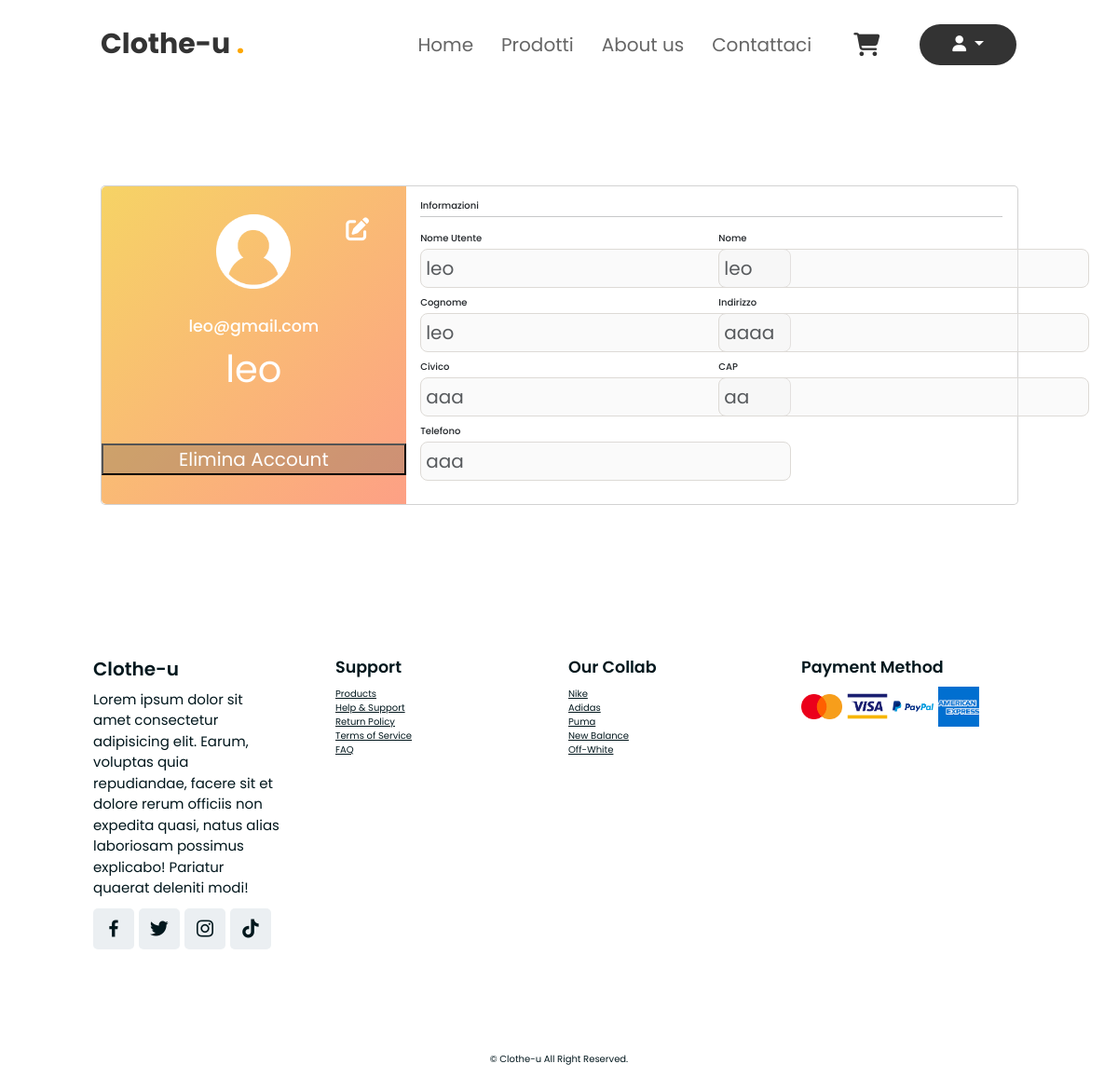
The app's page /?page=profilo.php (signed in) with its own data.
### tables this page shows
CREATE TABLE `profili` (
  `id_utente` int(11) NOT NULL,
  `nome_utente` varchar(20) NOT NULL,
  `email` varchar(50) NOT NULL,
  `nome` varchar(50) NOT NULL,
  `cognome` varchar(50) NOT NULL,
  `indirizzo` varchar(50) NOT NULL,
  `civico` varchar(10) NOT NULL,
  `cap` varchar(5) NOT NULL,
  `password` varchar(255) NOT NULL,
  `telefono` varchar(20) NOT NULL,
  `iscrizione` timestamp NOT NULL DEFAULT current_timestamp(),
  `attivo` tinyint(1) NOT NULL DEFAULT 1
);

### index.php (called while the page is built, shortened)
<?php
    $page = isset ($_GET["page"]) ? $_GET["page"] : 'homepagenew.php';
?>
<?php include ROOT_PATH . 'template-parts/headernuovo.php'?>
    <?php include $page ?>
<?php include ROOT_PATH . 'template-parts/footerNew.php'?>

### classes/DB.php (called while the page is built, shortened)
<?php
class DB{
    public $pdo;
    public function __construct(){
        $this -> pdo= new PDO('mysql:host='.DB_HOST.';dbname='.DB_NAME,DB_USER,DB_PASS);
        $this -> pdo->setAttribute(PDO::ATTR_ERRMODE, PDO::ERRMODE_EXCEPTION);
      }
    public function query($sql){
            $q = $this ->pdo->query($sql);
            $data = $q->fetchAll();
            return $data;
    }
}
class DBManager {
    public function __construct(){
      $this->db = new DB();
    }
  }

### classes/User.php (called while the page is built, shortened)
<?php
class UserManager extends DBManager{
    public function getDatiUtente($id_utente){
        return $this->db->query("
        SELECT profili.telefono as telefono,profili.nome_utente as utente,profili.email as email,profili.nome as nome, profili.cognome as cognome,profili.indirizzo as indirizzo,profili.civico as civico,profili.cap as cap,profili.id_utente as id_utente
        FROM profili
        WHERE profili.id_utente = $id_utente;
        ");
    }
}
?>

### profilo.php (the view, shortened to what this page needs)
<link rel="stylesheet" href="../Clothe-u_Finale/css/styleProfiloo.css">
<?php
$userMgr = new UserManager();
$dati_utente = $userMgr->getDatiUtente($_SESSION["user"]);
$dati = $dati_utente[0];
?>
<form action="http://localhost/Clothe-u_Finale/?page=profilo.php" method="post" class = "pagina-utente" name = "utente" id ="utente" onsubmit="return validaForm()">
<section class="vh-100" style="background-color: #ffffff;">
  <div class="container py-5 h-100" id ="container">
    <div class="row d-flex justify-content-center align-items-center h-100">
      <div class="col col-lg-6 mb-4 mb-lg-0" id = "main">
        <div class="card mb-3" style="border-radius: .5rem;">
          <div class="row g-0">
            <div class="col-md-4 gradient-custom text-center text-white"
              style="border-top-left-radius: .5rem; border-bottom-left-radius: .5rem;"  >
              <img src="./images/profilo-generico.png"
                alt="Avatar" class="img-fluid my-5" style="width: 80px;" />
              <i type = "button" class = "button fas fa-edit fa-lg mb-5 bottone" id ="modifica"></i>
              <h3><?php echo $dati['email'] ?></h3>
              <p class ="utente"><?php echo $dati['utente'] ?></p>
              <button type = "button" class = "elimina" id ="elimina" data-id="<?php echo $dati['id_utente'] ?>"> Elimina Account</button>
            </div>
            <div class="col-md-8">
              <div class="card-body p-4">
                <h6>Informazioni</h6>
                <hr class="mt-0 mb-4">
                <div class="row pt-1">
                  <div class="col-6 mb-3">
                    <h6>Nome Utente</h6>
                    <input name = "utente" class="text-muted" value = "<?php echo $dati['utente'] ?>" disabled minlength = "4" maxlength ="20" required>
                  </div>
                  <div class="col-6 mb-3">
                    <h6>Nome</h6>
                    <input name="nome" class="text-muted" value ="<?php echo $dati['nome'] ?>" disabled minlength = "2" maxlength = "50" required>
                  </div>
                  <div class="col-6 mb-3">
                    <h6>Cognome</h6>
                    <input name="cognome" class="text-muted" value ="<?php echo $dati['cognome'] ?>" disabled minlength = "2" maxlength = "50" required>
                  </div>
                  <div class="col-6 mb-3">
                    <h6>Indirizzo</h6>
                    <input name="indirizzo" class="text-muted" value ="<?php echo $dati['indirizzo'] ?>" disabled minlength = "4" maxlength = "50">
                  </div>
                  <div class="col-6 mb-3">
                    <h6>Civico</h6>
                    <input name="civico" class="text-muted" value ="<?php echo $dati['civico'] ?>" disabled maxlength = "10">
                  </div>
                  <div class="col-6 mb-3">
                    <h6>CAP</h6>
                    <input name="cap" class="text-muted" value ="<?php echo $dati['cap'] ?>" disabled maxlength ="5">
                  </div>
                  <div class="col-6 mb-3">
                    <h6>Telefono</h6>
                    <input name="telefono" class="text-muted" value ="<?php echo $dati['telefono'] ?>" disabled minlength = "3" maxlength ="20">
                  </div>
                </div>
              </div>
            </div>
          </div>
        </div>
      </div>
    </div>
  </div>
</section>
</form>

### css/styleHomeNew.css (style rules this page uses)
* { font-family: 'Poppins', sans-serif; margin: 0; padding: 0; box-sizing: border-box; list-style: none; text-decoration: none; scroll-behavior: smooth; scroll-padding-top: 2rem; }
:root { --main-color:#fda702; --second-color:#ebeff2; --text-color:#02171d; --bg-color:#fff; --box-shadow: 2px 2px 10px 4px rgb(14 55 54 /15%); }
html { font-size: 62.5%; scroll-behavior: smooth; scroll-padding-top: 6rem; overflow-x: hidden; }
img { width: 100%; }
section { padding: 50px 100px; }
.container { padding-left: 50px; color: rgb(104, 104, 104); font-size: 20px; background-color: #ffffff; }

### css/styleProfiloo.css (style rules this page uses)
.gradient-custom { background: #f6d365; background: -webkit-linear-gradient(to right bottom, rgba(246, 211, 101, 1), rgba(253, 160, 133, 1)); background: linear-gradient(to right bottom, rgba(246, 211, 101, 1), rgba(253, 160, 133, 1)) }
#container { border-radius: 10px; }
#main { width: 100%; }
.utente { font-size: 4rem; text-decoration: none; color: white; }
.vh-100 { height: 70vh!important; }
#modifica { position: absolute; right: 40px; top: 45px; appearance: none; color: white; text-decoration: none; }
input.text-muted { border: 1px solid #dddad6; padding: 5px; border-radius: 8px; }
button#elimina { width: 100%; margin-top: 40px; color: white; background-color: #7e705c5c; }

### records on screen
profili: email "leo@gmail.com", nome_utente "leo", utente "leo", nome "leo", cognome "leo", indirizzo "aaaa", civico "aaa", cap "aa", telefono "aaa"
